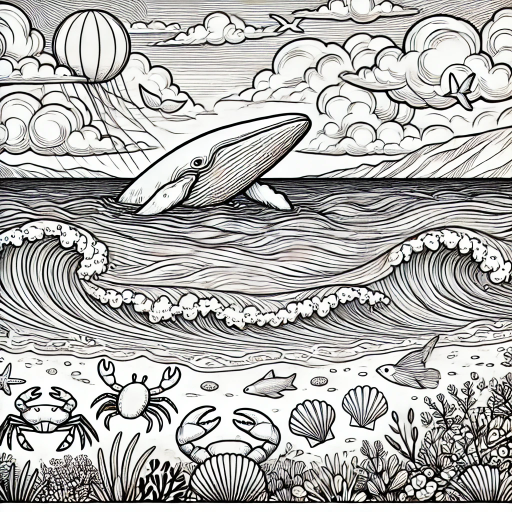
#> input picture asserts/1.webp, 1024 x 1024 px, given in place of 10.jpg, which was not available (shown at 1/2 size)
$ python test.py
#> lines starting #> are read from the running program, lines starting #| are printed output that depends on the picture; after the words box and inside, x2 and y2 are one past the last pixel; in counts of white or black regions, pixels touching at a corner belong together; long printed decimals are rounded; pictures that were not available may be replaced by others from this repository, and a replacement may not be noted
import cv2
import numpy as np

rgb_image_path = "../asserts/10.jpg"

prompt = [
    {
        "SOURCE_IMAGE_PATH": f"/data/1.jpg",
        "CLASSES": ["boat", "person", "oars", "trees", "birds", "swans", "cattails", "water", "hills", "clouds", "sun"]
    },
    {
        "SOURCE_IMAGE_PATH": f"/data/2.png",
        "CLASSES": ["trees", "animals", "plants"]
    },
    {
        "SOURCE_IMAGE_PATH": f"/data/3.png",
        "CLASSES": ["trees", "flowers", "plants", "river"]
    },
    {
        "SOURCE_IMAGE_PATH": f"/data/4.png",
        "CLASSES": ["trees", "animals", "birds", "plants"]
    }
]


def edge_repair(mask):
    # 查找边缘
    edges = cv2.Canny(mask, 100, 200)

    # 膨胀边缘以使其明显
    kernel = np.ones((9, 9), np.uint8)
    dilated_edges = cv2.dilate(edges, kernel)

    # 使用Poisson融合修复边缘
    return cv2.inpaint(mask, dilated_edges, 3, cv2.INPAINT_TELEA)


def get_original_edge(image_path):
    # 读取灰度图
    gray = cv2.imread(image_path, cv2.IMREAD_GRAYSCALE)

    # 高斯模糊
    gaussian = cv2.GaussianBlur(gray, (3, 3), 0)

    # 边缘检测
    canny = cv2.Canny(gaussian, 50, 150)
    return canny


def show_contours(image_path):
    image = cv2.imread(image_path)
    gray = cv2.cvtColor(image, cv2.COLOR_BGR2GRAY)
    # 二值化
    ret, binary = cv2.threshold(gray, 127, 255, cv2.THRESH_BINARY)
    # 查找轮廓
    contours, _ = cv2.findContours(binary, cv2.RETR_EXTERNAL, cv2.CHAIN_APPROX_SIMPLE)

    # 绘制并填充轮廓
    res = cv2.drawContours(image.copy(), contours, -1, (0, 0, 255), thickness=2)
    cv2.imshow('res', res)
    cv2.waitKey(0)
    cv2.destroyAllWindows()
    return res


def get_closed_edges(image_path):
#> called with image_path = '../asserts/10.jpg'
    image = cv2.imread(image_path)
#> image is the input picture: shape (1024, 1024, 3); mean B, G, R 176.3, 178.2, 178.6
    # 读取灰度图
    gray = cv2.imread(image_path, cv2.IMREAD_GRAYSCALE)
#> gray: shape (1024, 1024); min 0, max 255, mean 178.1

    # 高斯模糊
    gaussian = cv2.GaussianBlur(gray, (3, 3), 0)

    # 边缘检测
    canny = cv2.Canny(gaussian, 50, 150)
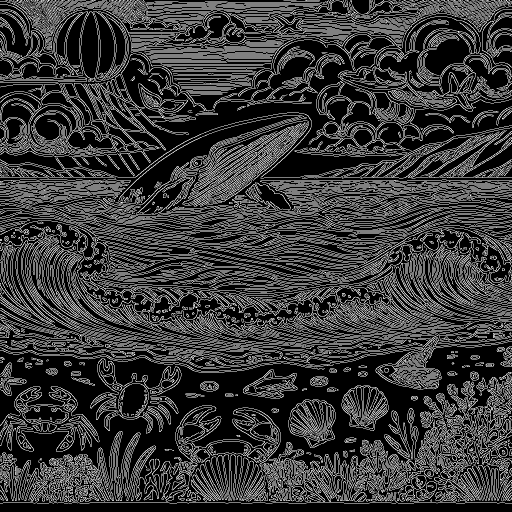
#> canny: shape (1024, 1024) (shown at 1/2 size); 22.6% white in thin lines or dots

    # 查找轮廓
    contours, _ = cv2.findContours(canny, cv2.RETR_EXTERNAL, cv2.CHAIN_APPROX_SIMPLE)
#> contours = 3105 contours, 2562 with area under 20; largest, box (x1, y1, x2, y2) and area: (180, 717, 363, 867) 11666, (683, 770, 777, 862) 5930, (161, 23, 198, 164) 3674, (486, 739, 595, 798) 3580, (620, 184, 840, 304) 3411

    print("轮廓数量", len(contours))
#| 轮廓数量 3105
    contours = sorted(contours, key=lambda x: cv2.contourArea(x), reverse=True)
    for i in contours:
        print(cv2.contourArea(i), cv2.arcLength(i, True))
#> this loop made 3105 passes
#| 11666.5 1488.119
#| 5929.5 318.149
#| 3673.5 368.066
#| 3579.5 321.179
#| 3411.0 2755.527
#| 3229.0 333.622
#| 2791.5 761.938
#| 2252.0 311.220
#> (further printed lines are left out)
    # 过滤出面积>100的轮廓
    contours = [i for i in contours if cv2.contourArea(i) >= 800 and cv2.arcLength(i, True) >= 500]
#> contours = 18 contours; largest, box (x1, y1, x2, y2) and area: (180, 717, 363, 867) 11666, (620, 184, 840, 304) 3411, (117, 22, 176, 151) 2792, (370, 241, 618, 390) 2167, (0, 166, 234, 311) 2130

    # 过滤未闭合的轮廓并绘制闭合的轮廓
    res = cv2.drawContours(image, contours, -1, (0, 0, 255), thickness=2)
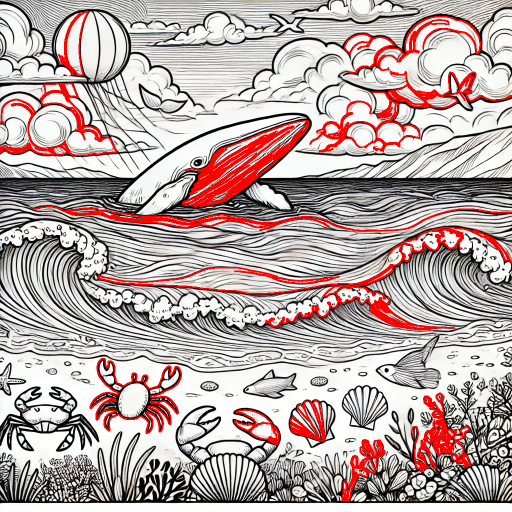
#> res: shape (1024, 1024, 3) (shown at 1/2 size); mean B, G, R 166.5, 168.2, 186.3

    return res


if __name__ == '__main__':
    closed_edges = get_closed_edges(rgb_image_path)
    cv2.imshow("Closed Edges", closed_edges)
    cv2.waitKey(0)
    cv2.destroyAllWindows()

$ run again, on asserts/3的副本.webp
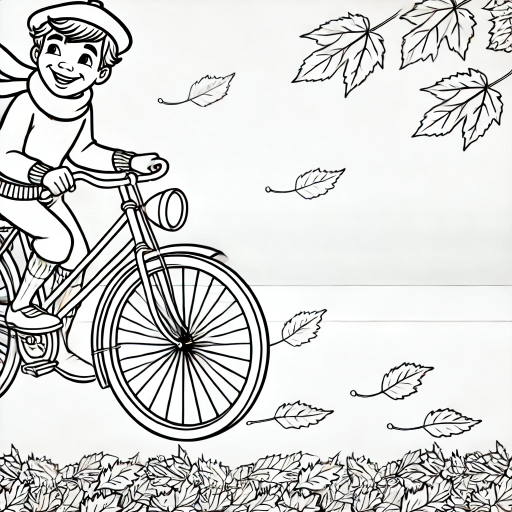
#> input picture asserts/3的副本.webp, 1024 x 1024 px, given in place of 10.jpg, which was not available (shown at 1/2 size)
#> in get_closed_edges, image is the input picture: shape (1024, 1024, 3); mean B, G, R 213.7, 215, 214.1
#> in get_closed_edges, `canny = cv2.Canny(gaussian, 50, 150)`:
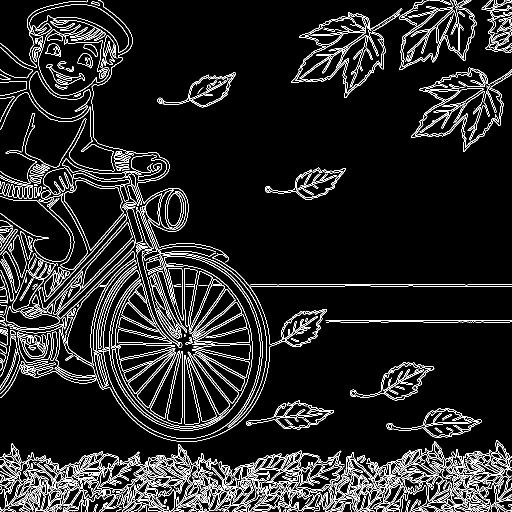
#> canny: shape (1024, 1024) (shown at 1/2 size); 8.9% white in thin lines or dots
#> in get_closed_edges, `contours, _ = cv2.findContours(canny, cv2.RETR_EXTERNAL, cv2.CHAIN_APP..`: contours = 773 contours, 536 with area under 20; largest, box (x1, y1, x2, y2) and area: (128, 360, 248, 501) 9364, (59, 142, 181, 237) 4920, (773, 816, 964, 876) 4838, (492, 800, 668, 859) 4160, (54, 902, 277, 1024) 3830
#| 轮廓数量 773
#> the loop in get_closed_edges, `for i in contours:` made 773 passes
#| 9363.5 434.659
#| 4920.0 443.931
#| 4838.5 468.090
#| 4159.5 558.801
#| 3830.5 4336.024
#> (further printed lines are left out)
#> in get_closed_edges, `contours = [i for i in contours if cv2.contourArea(i) >= 800 and cv2.a..`: contours = 21 contours; largest, box (x1, y1, x2, y2) and area: (492, 800, 668, 859) 4160, (54, 902, 277, 1024) 3830, (77, 386, 175, 540) 3635, (384, 578, 484, 680) 3336, (482, 901, 689, 1015) 3175
#> in get_closed_edges, `res = cv2.drawContours(image, contours, -1, (0, 0, 255), thickness=2)`:
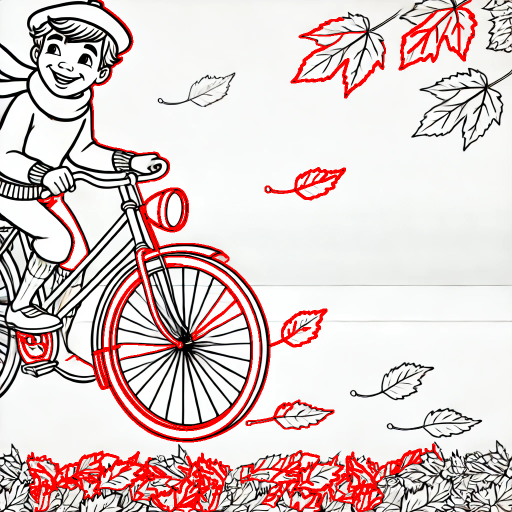
#> res: shape (1024, 1024, 3) (shown at 1/2 size); mean B, G, R 203, 204.2, 223.1
